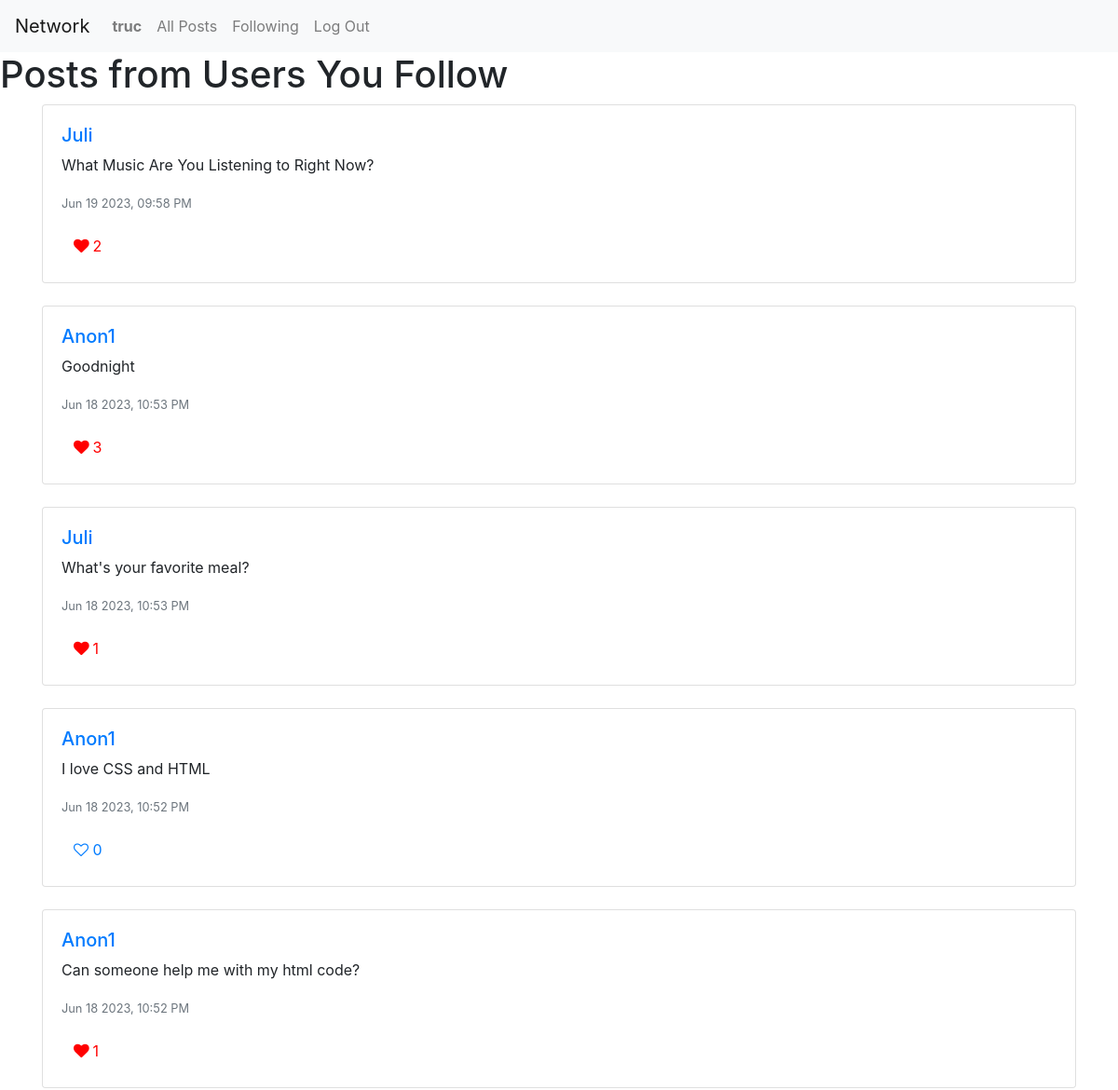
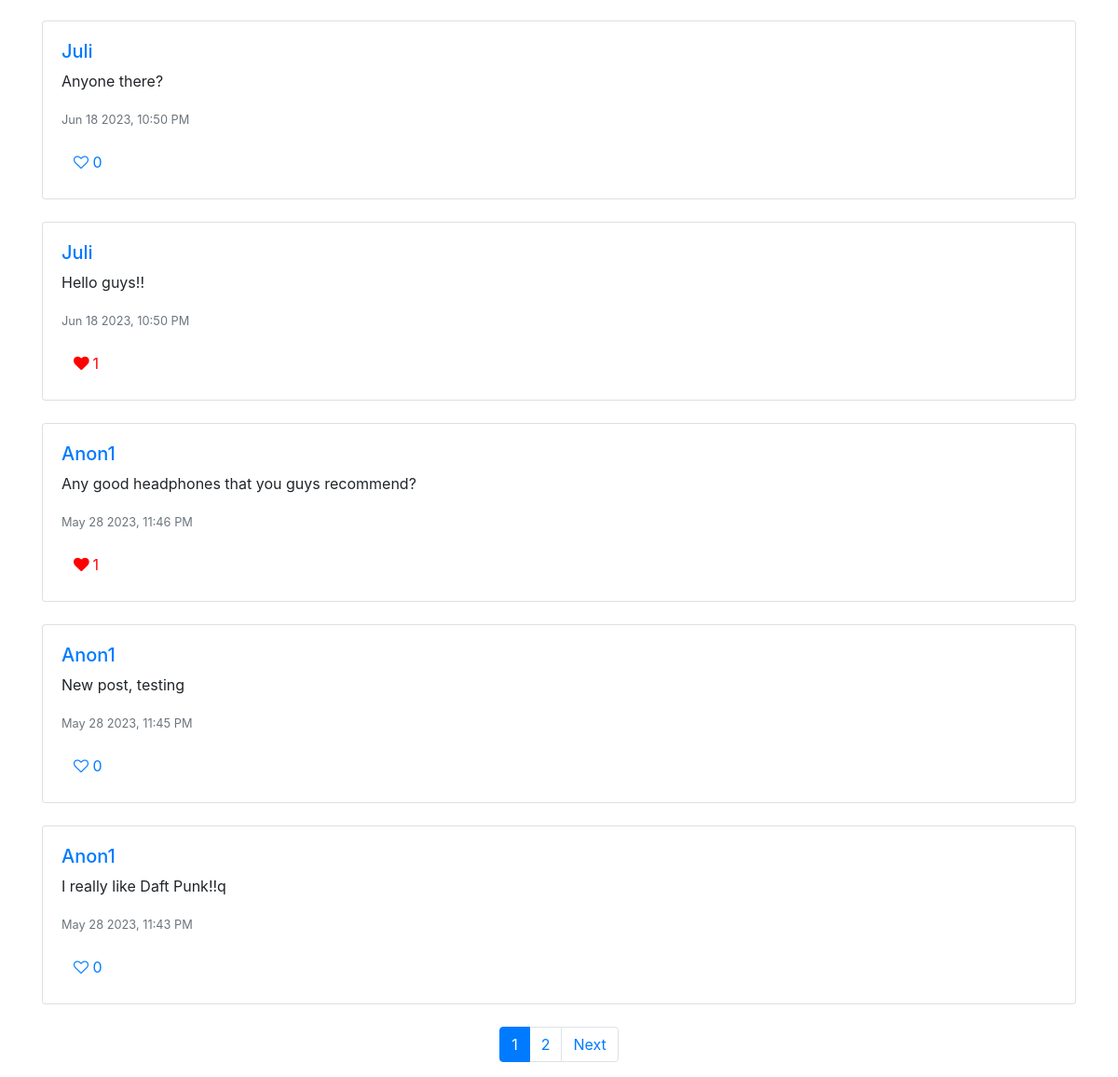
The app's page /following/ (signed in) with its own data (2 pictures, top to bottom).
### network/models.py (models this page shows, shortened)
class User(AbstractUser):
    pass

class Post(models.Model):
    content = models.TextField(blank = False)
    user = models.ForeignKey("User", on_delete=models.CASCADE, related_name="posts")
    timestamp = models.DateTimeField(auto_now_add=True)
    likes = models.IntegerField(default=0)
    editing = models.BooleanField(default=False)
    post_liked = models.ManyToManyField(User, related_name='liked_posts', blank=True)
    def serialize(self, request=None):
        is_liked = False
        if request and request.user.is_authenticated:
            is_liked = self.post_liked.filter(id=request.user.id).exists()
        return {
            "id": self.id,
            "author": self.user.username,
            "content": self.content,
            "timestamp": self.timestamp.strftime("%b %d %Y, %I:%M %p"),
            "likes": self.likes,
            "is_liked": is_liked
        }

### network/views.py (the view)
# urls.py: path('following/', views.following_posts, name='following_posts'),
@login_required
def following_posts(request):
    following_users = Follow.objects.filter(follower=request.user).values_list('following', flat=True)
    posts = Post.objects.filter(user__in=following_users).order_by('-timestamp')
    paginator = Paginator(posts, 10)
    page_number = request.GET.get('page')
    page_obj = paginator.get_page(page_number)
    serialized_posts = []
    for post in page_obj:
        serialized_post = post.serialize(request)
        serialized_posts.append(serialized_post)
    return render(request, 'network/following.html', {
        'page_obj': page_obj,
        "serialized_posts": serialized_posts
    })

### network/templates/network/following.html (shortened to what this page needs)
{% extends "network/layout.html" %}
{% block body %}
  <h1>Posts from Users You Follow</h1>
<div class="container">
  {% for post in serialized_posts %}
  <div class="card mb-4">
    <div class="card-body">
      <h5 class="card-text"><a href="{% url 'profile' post.author %}">{{ post.author }}</a></h5>
      <p id="post-content-{{ post.id }}" class="card-text">{{ post.content }}</p>
      <p class="card-text"><small class="text-muted">{{ post.timestamp }}</small></p>
      <div>
        <button class="btn btn-link like-btn{% if post.is_liked %} liked{% endif %}" data-post-id="{{ post.id }}">
          <i class="fa {% if post.is_liked %}fa-heart{% else %}fa-heart-o{% endif %} heart-icon"></i>
          <span id="post-likes-{{ post.id }}" class="likes-count">{{ post.likes }}</span>
        </button>
      </div>
    </div>
  </div>
  {% empty %}
  <div class="alert alert-primary" role="alert">
    No posts yet.
  </div>
  {% endfor %}
</div>
<div class="container d-flex justify-content-center">
  <nav aria-label="Page navigation">
    <ul class="pagination">
      {% for num in page_obj.paginator.page_range %}
      {% if page_obj.number == num %}
      <li class="page-item active">
        <a class="page-link" href="?page={{ num }}">{{ num }}</a>
      </li>
      {% else %}
      <li class="page-item">
        <a class="page-link" href="?page={{ num }}">{{ num }}</a>
      </li>
      {% endif %}
      {% endfor %}
      {% if page_obj.has_next %}
      <li class="page-item">
        <a class="page-link" href="?page={{ page_obj.next_page_number }}">Next</a>
      </li>
      {% endif %}
    </ul>
  </nav>
</div>
{% endblock %}

### network/templates/network/layout.html (shortened to what this page needs)
{% load static %}
<!DOCTYPE html>
<html lang="en">
    <head>
        <link rel="stylesheet" href="https://stackpath.bootstrapcdn.com/bootstrap/4.4.1/css/bootstrap.min.css">
        <link rel="stylesheet" href="https://cdnjs.cloudflare.com/ajax/libs/font-awesome/4.7.0/css/font-awesome.min.css">
        <link href="{% static 'network/styles.css' %}" rel="stylesheet">
    </head>
    <body>
        <nav class="navbar navbar-expand-lg navbar-light bg-light">
            <a class="navbar-brand" href="#">Network</a>
            <div>
              <ul class="navbar-nav mr-auto">
                {% if user.is_authenticated %}
                    <li class="nav-item">
                        <a class="nav-link" href="{% url 'profile' user.username %}"><strong>{{ user.username }}</strong></a>
                    </li>
                {% endif %}
                <li class="nav-item">
                  <a class="nav-link" href="{% url 'index' %}">All Posts</a>
                </li>
                {% if user.is_authenticated %}
                    <li class="nav-item">
                        <a class="nav-link" href="{% url 'following_posts' %}">Following</a>
                    </li>
                    <li class="nav-item">
                        <a class="nav-link" href="{% url 'logout' %}">Log Out</a>
                    </li>
                {% endif %}
              </ul>
            </div>
          </nav>
        <div class="body">
            {% block body %}
            {% endblock %}
        </div>
    </body>
</html>

### network/static/network/styles.css (style rules this page uses)
.like-btn.liked { color: red; }
.like-btn.liked .heart-icon { font-weight: bold; }

### records on screen
User: username "truc"
User: author "Juli" "Juli" "Juli" "Juli"
Post: content "What Music Are You Listening to Right Now?"
User: author "Anon1" "Anon1" "Anon1" "Anon1" "Anon1" "Anon1"
Post: content "Goodnight"
Post: content "What's your favorite meal?"
Post: content "I love CSS and HTML"
Post: content "Can someone help me with my html code?"
Post: content "Anyone there?"
Post: content "Hello guys!!"
Post: content "Any good headphones that you guys recommend?"
Post: content "New post, testing"
Post: content "I really like Daft Punk!!q"

### other values on screen
{{ post.timestamp }} "Jun 19 2023, 09:58 PM" "Jun 18 2023, 10:53 PM" "Jun 18 2023, 10:53 PM" "Jun 18 2023, 10:52 PM" "Jun 18 2023, 10:52 PM" "Jun 18 2023, 10:50 PM" "Jun 18 2023, 10:50 PM" "May 28 2023, 11:46 PM" "May 28 2023, 11:45 PM" "May 28 2023, 11:43 PM"
{{ post.likes }} "2" "3" "1" "0" "1" "0" "1" "1" "0" "0"
{{ num }} "1"
{{ num }} "2"
